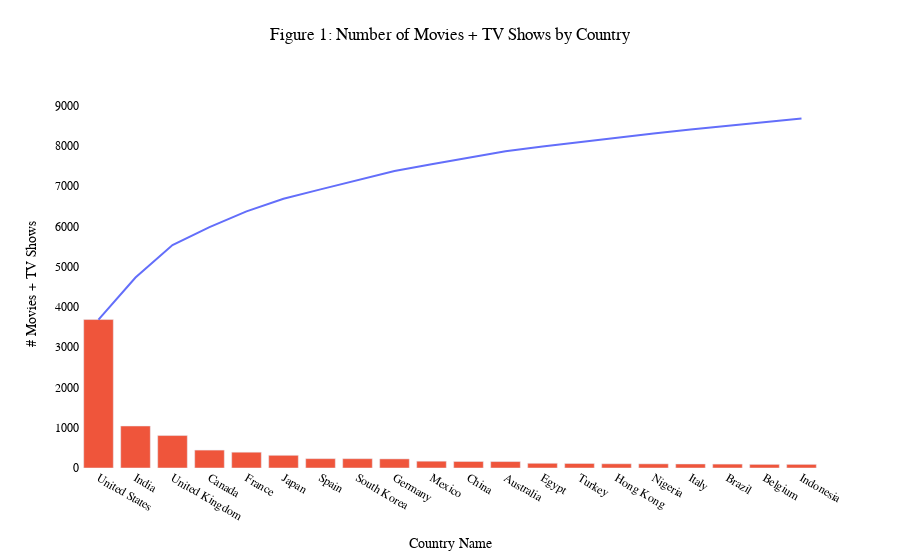
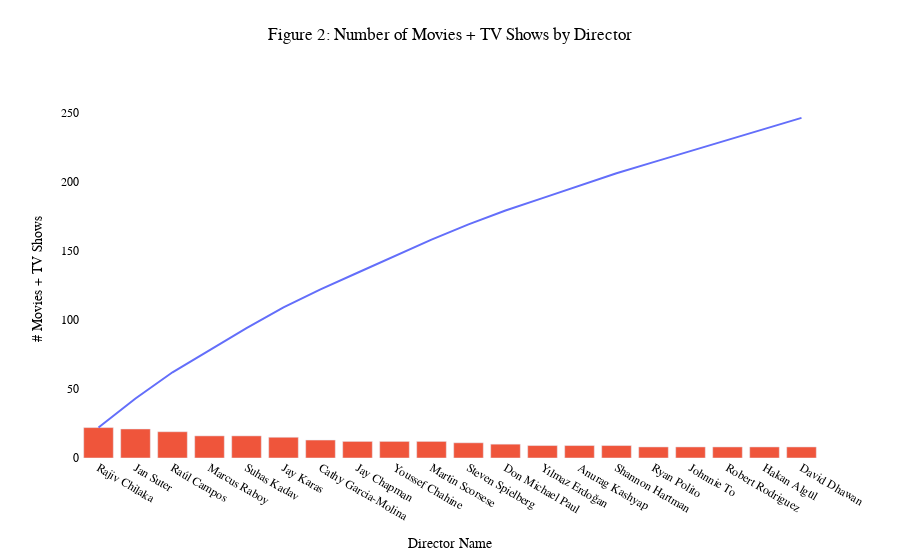
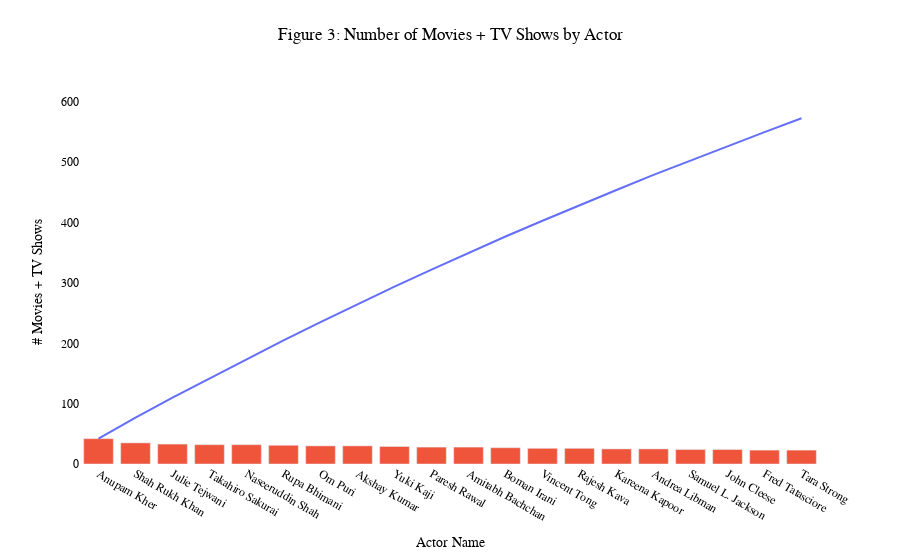
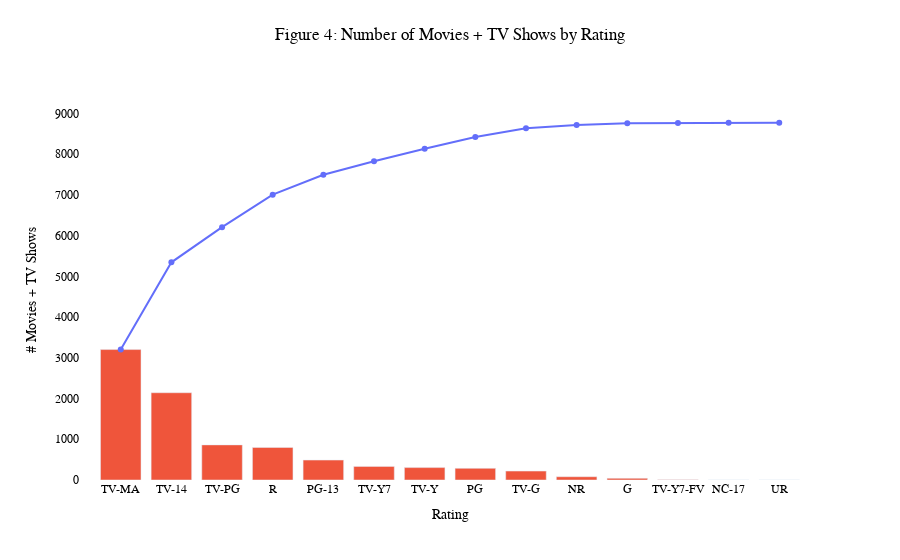

The notebook cell saved with these charts, in order:
### Markdown cell above
<span style="font-family: monospace; color: #77BBFF; font-size: 12px">
We have a total of 10817 unique (title, country) pairs for 124 countries. Let's plot a barplot for top 20 contributing countries. We would have to remove "Not Available" entry from the dataset to truly capture top 20's list because "Not Available" sits at position 3. Can be verified using <span style="font-family: monospace; color: #ECE93D; font-size: 12px">.index</span> attribute
</span>
<br><br>
<span style="font-family: monospace; color: #77BBFF; font-size: 12px">
We will also perform similar analysis for <span style="font-family: monospace; color: #ECE93D; font-size: 12px">director</span>, <span style="font-family: monospace; color: #ECE93D; font-size: 12px">cast</span>, <span style="font-family: monospace; color: #ECE93D; font-size: 12px">rating</span>, and <span style="font-family: monospace; color: #ECE93D; font-size: 12px">listed_in</span> columns and try to figure out who are busiest directors and actors and what rating and genres are popular among the audience
</span>

### Code cell
itr_list = [
    ('country', 'Not Available', 'Number of Movies + TV Shows by Country', 'Country Name', '# Movies + TV Shows', 20),
    ('director', 'Anonymous', 'Number of Movies + TV Shows by Director', 'Director Name', '# Movies + TV Shows', 20),
    ('cast', 'Anonymous', 'Number of Movies + TV Shows by Actor', 'Actor Name', '# Movies + TV Shows', 20),
    ('rating', 'Not Available', 'Number of Movies + TV Shows by Rating', 'Rating', '# Movies + TV Shows', 20),
    ('listed_in', None, 'Number of Movies + TV Shows by Genre', 'Genre', '# Movies + TV Shows', 20)
]

for idx, (col, search_phrase, title, x_title, y_title, top_n) in enumerate(itr_list):
    temp = df[['title', col]].drop_duplicates()[col].value_counts()
    x, y = np.array(temp.index), np.array(temp.values)

    if search_phrase:
        delete_at = np.where(x==search_phrase)[0][0]
        x, y = np.delete(x, delete_at), np.delete(y, delete_at)

    x, y = x[:top_n], y[:top_n]

    plot_bar_with_running_total(x, y, f'Figure {idx + 1}: ' + title, x_title, y_title)

### Figure 1 — Plotly figure (JSON) as saved in the notebook; plotly's stock layout.template omitted (floating-point values rounded to 4 significant figures)
{"data": [{"type": "scatter", "x": ["United States", "India", "United Kingdom", "Canada", "France", "Japan", "Spain", "South Korea", "Germany", "Mexico", "China", "Australia", "Egypt", "Turkey", "Hong Kong", "Nigeria", "Italy", "Brazil", "Belgium", "Indonesia"], "y": [3686, 4729, 5535, 5980, 6372, 6687, 6919, 7150, 7376, 7545, 7707, 7867, 7984, 8096, 8201, 8304, 8404, 8501, 8591, 8681]}, {"type": "bar", "x": ["United States", "India", "United Kingdom", "Canada", "France", "Japan", "Spain", "South Korea", "Germany", "Mexico", "China", "Australia", "Egypt", "Turkey", "Hong Kong", "Nigeria", "Italy", "Brazil", "Belgium", "Indonesia"], "y": [3686, 1043, 806, 445, 392, 315, 232, 231, 226, 169, 162, 160, 117, 112, 105, 103, 100, 97, 90, 90]}], "layout": {"font": {"color": "black", "family": "monospace"}, "paper_bgcolor": "rgba(255,255,255,255)", "plot_bgcolor": "rgba(255,255,255,255)", "showlegend": false, "title": {"text": "Figure 1: Number of Movies + TV Shows by Country", "x": 0.5, "y": 0.95}, "xaxis": {"showticklabels": true, "title": {"text": "Country Name"}, "visible": true}, "yaxis": {"title": {"text": "# Movies + TV Shows"}}}}

### Figure 2 — Plotly figure (JSON) as saved in the notebook; plotly's stock layout.template omitted (floating-point values rounded to 4 significant figures)
{"data": [{"type": "scatter", "x": ["Rajiv Chilaka", "Jan Suter", "Raúl Campos", "Marcus Raboy", "Suhas Kadav", "Jay Karas", "Cathy Garcia-Molina", "Jay Chapman", "Youssef Chahine", "Martin Scorsese", "Steven Spielberg", "Don Michael Paul", "Yılmaz Erdoğan", "Anurag Kashyap", "Shannon Hartman", "Ryan Polito", "Johnnie To", "Robert Rodriguez", "Hakan Algül", "David Dhawan"], "y": [22, 43, 62, 78, 94, 109, 122, 134, 146, 158, 169, 179, 188, 197, 206, 214, 222, 230, 238, 246]}, {"type": "bar", "x": ["Rajiv Chilaka", "Jan Suter", "Raúl Campos", "Marcus Raboy", "Suhas Kadav", "Jay Karas", "Cathy Garcia-Molina", "Jay Chapman", "Youssef Chahine", "Martin Scorsese", "Steven Spielberg", "Don Michael Paul", "Yılmaz Erdoğan", "Anurag Kashyap", "Shannon Hartman", "Ryan Polito", "Johnnie To", "Robert Rodriguez", "Hakan Algül", "David Dhawan"], "y": [22, 21, 19, 16, 16, 15, 13, 12, 12, 12, 11, 10, 9, 9, 9, 8, 8, 8, 8, 8]}], "layout": {"font": {"color": "black", "family": "monospace"}, "paper_bgcolor": "rgba(255,255,255,255)", "plot_bgcolor": "rgba(255,255,255,255)", "showlegend": false, "title": {"text": "Figure 2: Number of Movies + TV Shows by Director", "x": 0.5, "y": 0.95}, "xaxis": {"showticklabels": true, "title": {"text": "Director Name"}, "visible": true}, "yaxis": {"title": {"text": "# Movies + TV Shows"}}}}

### Figure 3 — Plotly figure (JSON) as saved in the notebook; plotly's stock layout.template omitted (floating-point values rounded to 4 significant figures)
{"data": [{"type": "scatter", "x": ["Anupam Kher", "Shah Rukh Khan", "Julie Tejwani", "Takahiro Sakurai", "Naseeruddin Shah", "Rupa Bhimani", "Om Puri", "Akshay Kumar", "Yuki Kaji", "Paresh Rawal", "Amitabh Bachchan", "Boman Irani", "Vincent Tong", "Rajesh Kava", "Kareena Kapoor", "Andrea Libman", "Samuel L. Jackson", "John Cleese", "Fred Tatasciore", "Tara Strong"], "y": [42, 77, 110, 142, 174, 205, 235, 265, 294, 322, 350, 377, 403, 429, 454, 479, 503, 527, 550, 573]}, {"type": "bar", "x": ["Anupam Kher", "Shah Rukh Khan", "Julie Tejwani", "Takahiro Sakurai", "Naseeruddin Shah", "Rupa Bhimani", "Om Puri", "Akshay Kumar", "Yuki Kaji", "Paresh Rawal", "Amitabh Bachchan", "Boman Irani", "Vincent Tong", "Rajesh Kava", "Kareena Kapoor", "Andrea Libman", "Samuel L. Jackson", "John Cleese", "Fred Tatasciore", "Tara Strong"], "y": [42, 35, 33, 32, 32, 31, 30, 30, 29, 28, 28, 27, 26, 26, 25, 25, 24, 24, 23, 23]}], "layout": {"font": {"color": "black", "family": "monospace"}, "paper_bgcolor": "rgba(255,255,255,255)", "plot_bgcolor": "rgba(255,255,255,255)", "showlegend": false, "title": {"text": "Figure 3: Number of Movies + TV Shows by Actor", "x": 0.5, "y": 0.95}, "xaxis": {"showticklabels": true, "title": {"text": "Actor Name"}, "visible": true}, "yaxis": {"title": {"text": "# Movies + TV Shows"}}}}

### Figure 4 — Plotly figure (JSON) as saved in the notebook; plotly's stock layout.template omitted (floating-point values rounded to 4 significant figures)
{"data": [{"type": "scatter", "x": ["TV-MA", "TV-14", "TV-PG", "R", "PG-13", "TV-Y7", "TV-Y", "PG", "TV-G", "NR", "G", "TV-Y7-FV", "NC-17", "UR"], "y": [3202, 5344, 6206, 7004, 7493, 7827, 8132, 8418, 8637, 8717, 8758, 8764, 8767, 8770]}, {"type": "bar", "x": ["TV-MA", "TV-14", "TV-PG", "R", "PG-13", "TV-Y7", "TV-Y", "PG", "TV-G", "NR", "G", "TV-Y7-FV", "NC-17", "UR"], "y": [3202, 2142, 862, 798, 489, 334, 305, 286, 219, 80, 41, 6, 3, 3]}], "layout": {"font": {"color": "black", "family": "monospace"}, "paper_bgcolor": "rgba(255,255,255,255)", "plot_bgcolor": "rgba(255,255,255,255)", "showlegend": false, "title": {"text": "Figure 4: Number of Movies + TV Shows by Rating", "x": 0.5, "y": 0.95}, "xaxis": {"showticklabels": true, "title": {"text": "Rating"}, "visible": true}, "yaxis": {"title": {"text": "# Movies + TV Shows"}}}}
